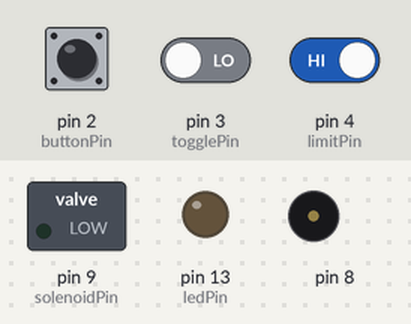
Simulated run of this sketch. Board: Arduino Uno, built with avr-gcc and run on an emulated ATmega328P. Parts: switched loads named in the sketch (green lamp = pin HIGH), output pins drawn as LEDs (lit = HIGH), buzzer (waves = sounding). Dashed ring = blinking. Inputs (shaded band) come from the test bench; at power-on: pin 3 (togglePin) LOW, pin 2 (buttonPin) LOW, pin 4 (limitPin) HIGH.

Above: at 1.2 s.
1.3 s: pin 3 (togglePin) driven HIGH
At 2.2 s:
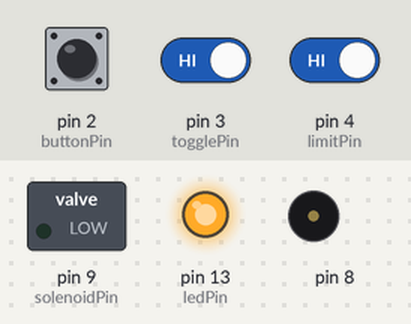
2.8 s: pin 2 (buttonPin) pulled HIGH for 0.15 s
At 3.1 s:
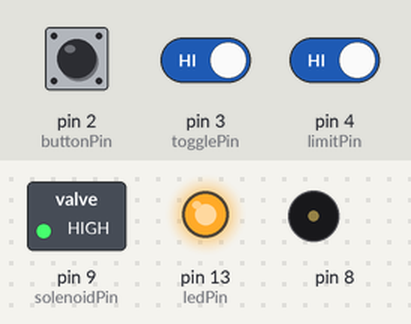
5.8 s: pin 4 (limitPin) driven LOW
At 8.3 s:
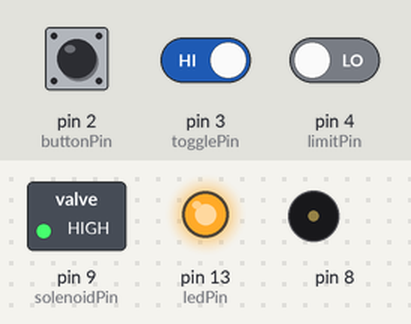
8.8 s: pin 3 (togglePin) driven LOW
At 9.1 s:
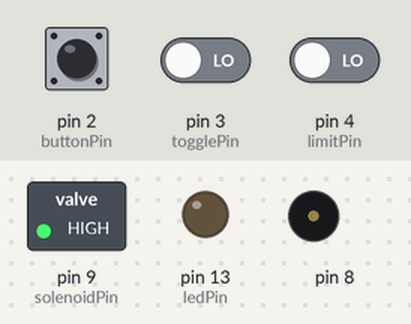
Timing chart, 0 to 11.3 s (numbered marks = the images above; inputs shaded):
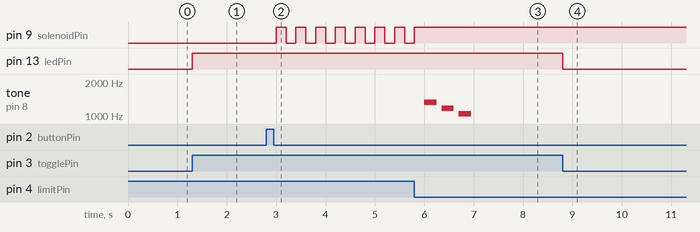

Measured:
- after the input at 1.3 s, pin 13 (ledPin): LOW → HIGH at once
- after the input at 2.8 s, pin 9 (solenoidPin): alternates HIGH for 0.20 s and LOW for 0.20 s, starting after 0.20 s
- after the input at 5.8 s, pin 9 (solenoidPin): goes on until 5.8 s, then stays HIGH; tone on pin 8: plays 1319 Hz for 0.25 s, 1175 Hz for 0.25 s, 1047 Hz for 0.25 s, starting after 0.20 s
- after the input at 8.8 s, pin 13 (ledPin): HIGH → LOW at once

The sketch:

Ex_1-1.ino
```cpp
#define NOTE_C6  1047
#define NOTE_D6  1175
#define NOTE_E6  1319

//Set pin numbers:
const int buttonPin = 2; // push button pin
const int togglePin = 3; // toggle button pin
const int limitPin = 4; // limit pin
const int ledPin =  13; // LED pin
const int solenoidPin = 9; // solenoid pin

//Variables will change:
int buttonState = 0; // push button status
int doorState = 0; // door status
int switchState = 0; // switch status

int previousButtonState = -1;
int cutCount=0; //number of cuts performed
int cutState=0; //determine if it is cutting now
int isDepressedOnce = 0; //determine if button is depressed

void setup()
{
  //Initialize the LED pin as an output:
  pinMode(ledPin, OUTPUT);
  pinMode(solenoidPin, OUTPUT);
  //Initialize the pushbutton pin as an input:
  pinMode(buttonPin, INPUT);
  pinMode(togglePin, INPUT);
  pinMode(limitPin, INPUT);
}

void loop()
{
  //Read the states
  buttonState = digitalRead(buttonPin);
  doorState = digitalRead(limitPin);
  switchState = digitalRead(togglePin);

  digitalWrite(ledPin, switchState); //toggle LED according to switch state

  //Check if button is pressed and released
  if (previousButtonState == LOW && buttonState == HIGH)
  {
    isDepressedOnce = 1;
  }
  previousButtonState = buttonState;

  //Move the solenoid if all conditions are satisfied
  if (switchState == HIGH && isDepressedOnce == 1 && doorState == HIGH && cutCount<10)
  {
    digitalWrite(solenoidPin, LOW);
    delay(200);
    digitalWrite(solenoidPin, HIGH);
    delay(200);
    cutCount++;
    cutState=1;
  }
  if(cutCount>=10) cutState=0;

  if (doorState == LOW) //door open
  {
    //Sound buzzer if it was cutting
    if(cutState==1)
    {
      tone(8, NOTE_E6, 250);
      delay(250);
      noTone(8);delay(100);
      tone(8, NOTE_D6, 250);
      delay(250);
      noTone(8);delay(100);
      tone(8, NOTE_C6, 250);
      delay(250);
      noTone(8);delay(100);
    }
    cutState=0;
    cutCount=0;
  }

  //Reset it when finished running or main switch is off
  if ((cutState == 0 && isDepressedOnce == 1) || switchState == LOW)
  {
    isDepressedOnce = 0;
    cutState=0;
    cutCount=0;
  }
}
```
